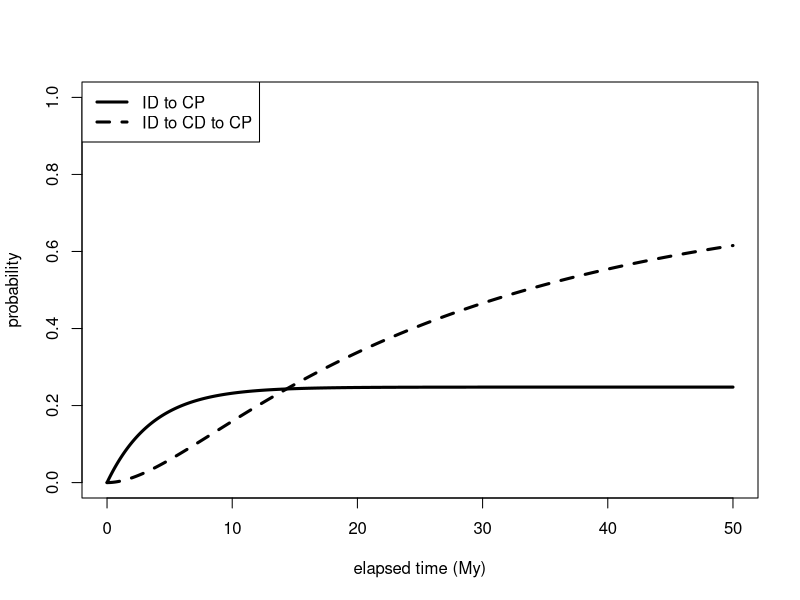
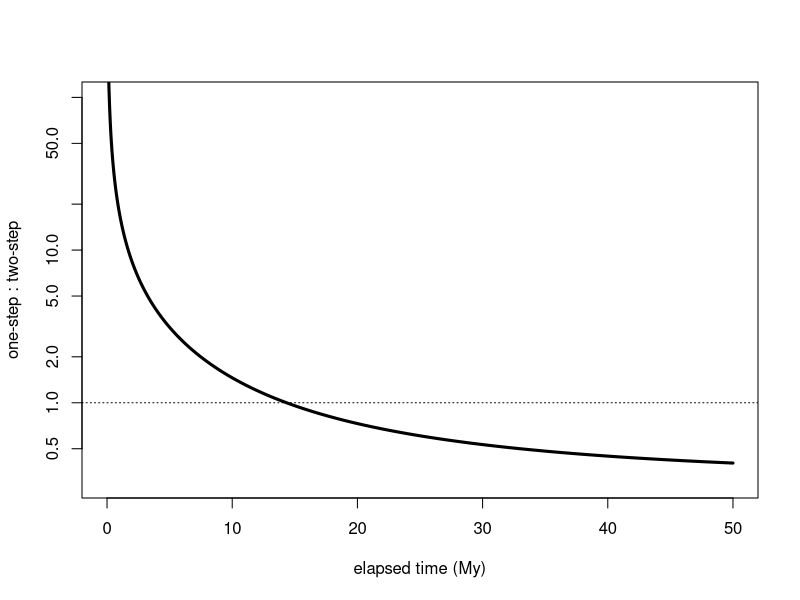
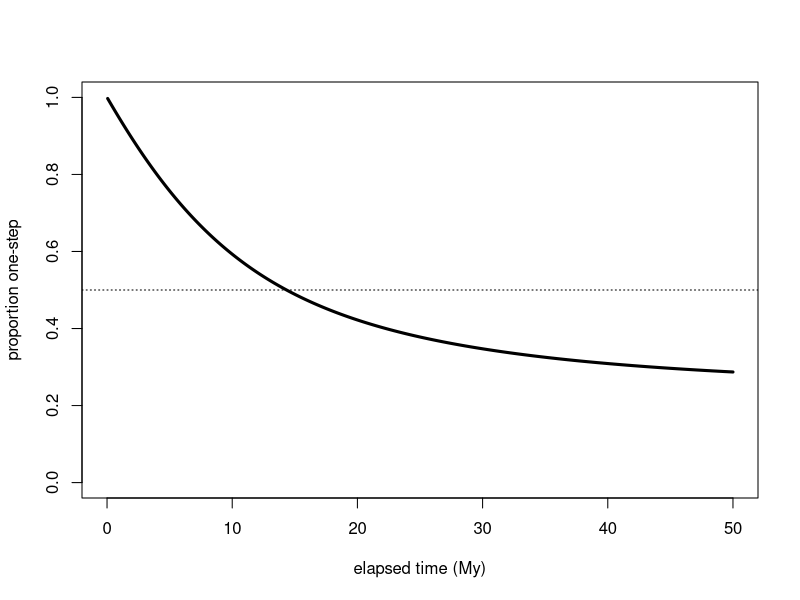
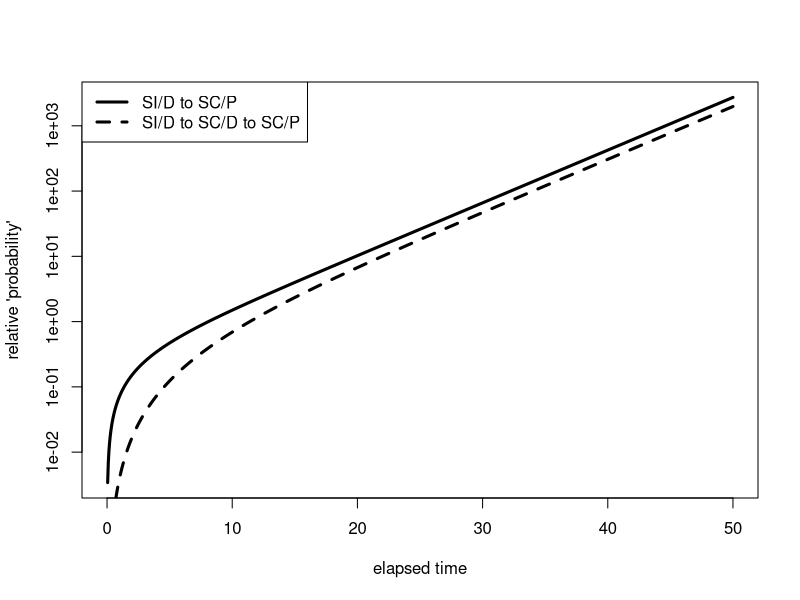
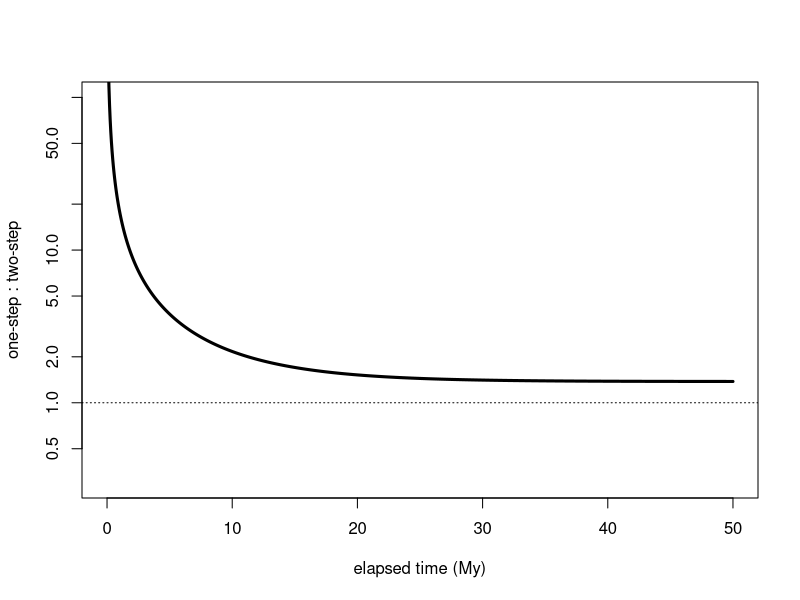
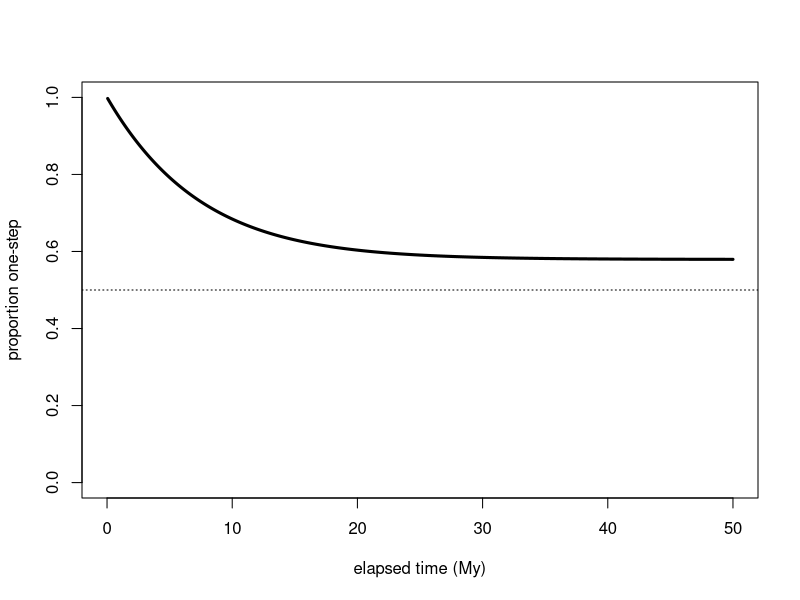
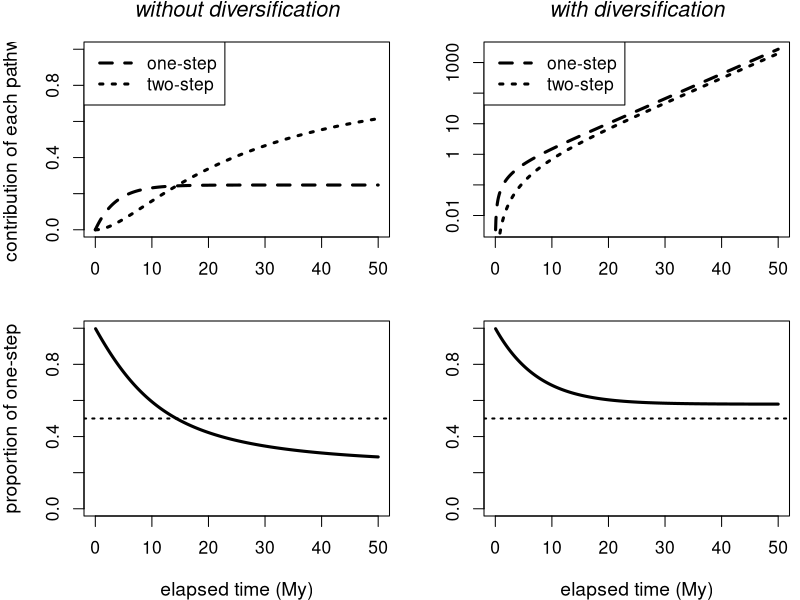

R code for these plots, in order:
#--------------------------------------------------
# method 1: P = exp(Q t)
#-------------------------------------------------- 
library(rmutil)  # contains mexp()
path.probs1 <- function(t, Q)
{
    P <- mexp(Q * t)
    
    ans <- c(P[1,3], P[1,4])
    names(ans) <- c("Wa", "Wb")

    return(ans)
}

# Note: The matrix exponential function is also available in the msm library as
# MatrixExp(), but that seems to perform poorly for large t.  So use mexp here, 
# but also check with method 2 when assuming irreversibility.

#--------------------------------------------------
# method 2: P_14a and P_14b
#-------------------------------------------------- 
path.probs2 <- function(t, q13, q14, q34)
{
    q134 <- q13 + q14
    e1t <- exp(-q134 * t)

    ppa <- q14 / q134 * (1 - e1t)

    if (abs(q34 - q13 - q14) > 1e-10)
    {
        ppb <- q13 / q134 * 
              (1 - 1/(q134-q34) * (q134 * exp(-q34*t) - q34 * e1t) )
    } else
    {
        ppb <- q13 / q34 * (1 - (1 + q34 * t) * exp(-q34 * t))
    }

    ans <- c(ppa, ppb)
    names(ans) <- c("Wa", "Wb")

    return(ans)
}

#--------------------------------------------------
# usage
#-------------------------------------------------- 

# 1 = SI, D
# 3 = SC, D
# 4 = SC, P
# Wa = 1 -> 4
# Wb = 1 -> 3 -> 4

# MAP values from EstimatesIDCDPnodelta.csv
q14 <- 0.0681          # ID -> CP, rho_I
q13 <- 0.2066          # ID -> CD, q_IC
q34 <- 0.0370          # CD -> CP, rho_C
q41 <- q31 <- q43 <- 0 # irreversible

# Q is only needed for method 1
Q <- matrix(c(
        -q13 - q14,  q13,        q14,  0,
        q31,        -q31 - q34,  0,    q34,
        q41,         0,         -q41,  0,
        0,           q43,        0,   -q43
        ), byrow=TRUE, nrow=4)

tmax <- 50
times <- seq(0, tmax, tmax/1000)

# pp$Wa is W_a(t), and pp$Wb is W_b(t)
# choose one of these:
pp <- as.data.frame(t(sapply(times, path.probs2, q13, q14, q34)))
pp <- as.data.frame(t(sapply(times, path.probs1, Q)))

# plot
plot(times, pp$Wa, type="l", lwd=3, xlab="elapsed time (My)", ylab="probability", ylim=c(0,1))
lines(times, pp$Wb, lwd=3, lty=2)
legend("topleft", c("ID to CP", "ID to CD to CP"), lty=c(1, 2), lwd=3)

plot(times, pp$Wa/pp$Wb, log="y", type="l", lwd=3, xlab="elapsed time (My)", ylab="one-step : two-step", ylim=c(0.3, 100))
abline(h=1, lty=3)

plot(times, pp$Wa / (pp$Wa + pp$Wb), type="l", lwd=3, xlab="elapsed time (My)", ylab="proportion one-step", ylim=c(0,1))
abline(h=0.5, lty=3)

### Try with diversification ###

r1 <-  0.4607
r3 <-  0.0684
r4 <- -0.0877

Qd <- matrix(c(
       -q13 - q14 + r1,  q13,             q14,       0,
        q31,            -q31 - q34 + r3,  0,         q34,
        q41,             0,              -q41 + r4,  0,
        0,               q43,             0,        -q43 + r4
        ), byrow=TRUE, nrow=4)

ppd <- as.data.frame(t(sapply(times, path.probs1, Qd)))

plot(times, ppd$Wa, type="l", lwd=3, xlab="elapsed time", ylab="relative 'probability'", log="y")
lines(times, ppd$Wb, lwd=3, lty=2)
legend("topleft", c("SI/D to SC/P", "SI/D to SC/D to SC/P"), lty=c(1, 2), lwd=3)

plot(times, ppd$Wa/ppd$Wb, log="y", type="l", lwd=3, xlab="elapsed time (My)", ylab="one-step : two-step", ylim=c(0.3, 100))
abline(h=1, lty=3)

plot(times, ppd$Wa / (ppd$Wa + ppd$Wb), type="l", lwd=3, xlab="elapsed time (My)", ylab="proportion one-step", ylim=c(0,1))
abline(h=0.5, lty=3)

#--------------------------------------------------
# Final plot
#--------------------------------------------------

pdf(file="../manuscript/pathways.pdf", width=8, height=7, family="Times")
par(mfrow=c(2,2), mar=c(4,4,0,0.5), oma=c(0,0,2,0), cex=1.05, cex.lab=1.1)

# trans only
plot(times, pp$Wa, type="l", lty=2, lwd=3, xlab="", ylab="contribution of each pathway", ylim=c(0,1))
lines(times, pp$Wb, lwd=3, lty=3)
# legend("topleft", c("one-step: ID to CP", "two-step: ID to CD to CP"), lty=c(2, 3), lwd=3)
legend("topleft", c("one-step", "two-step"), lty=c(2, 3), lwd=3)
mtext("without diversification", line=1, font=3, cex=1.3)

# with div
plot(times, ppd$Wa, type="l", lty=2, lwd=3, xlab="", ylab="", log="y", yaxt="n")
lines(times, ppd$Wb, lwd=3, lty=3)
ticks <- axTicks(2, log=T)
axis(2, at = ticks, labels = formatC(ticks, format = "g"))
# legend("topleft", c("one-step: ID to CP", "two-step: ID to CD to CP"), lty=c(2, 3), lwd=3)
legend("topleft", c("one-step", "two-step"), lty=c(2, 3), lwd=3)
mtext("with diversification", line=1, font=3, cex=1.3)

# trans only
plot(times, pp$Wa / (pp$Wa + pp$Wb), type="l", lwd=3, xlab="elapsed time (My)", ylab="proportion of one-step", ylim=c(0,1))
abline(h=0.5, lwd=2, lty=3)

# with div
plot(times, ppd$Wa / (ppd$Wa + ppd$Wb), type="l", lwd=3, xlab="elapsed time (My)", ylab="", ylim=c(0,1))
abline(h=0.5, lwd=2, lty=3)

dev.off()
